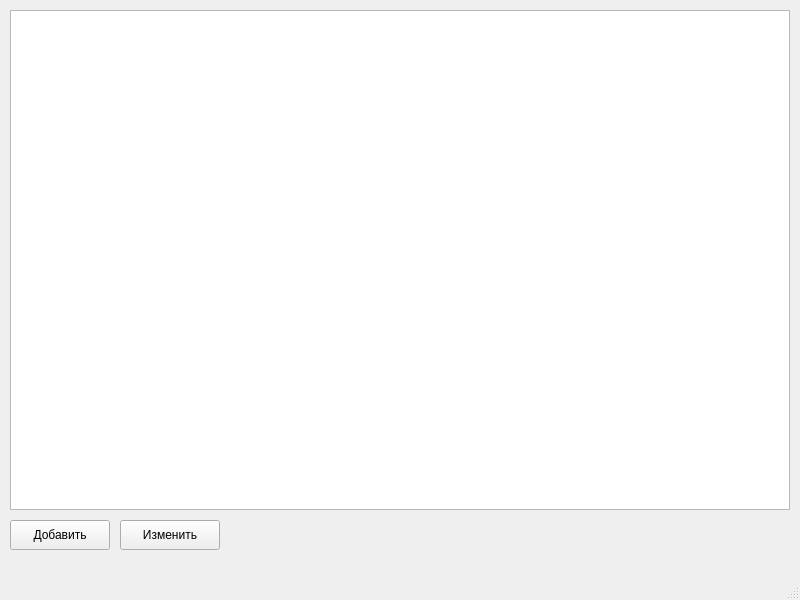
<?xml version="1.0" encoding="UTF-8"?>
<ui version="4.0">
 <class>MainWindow</class>
 <widget class="QMainWindow" name="MainWindow">
  <property name="geometry">
   <rect>
    <x>0</x>
    <y>0</y>
    <width>800</width>
    <height>600</height>
   </rect>
  </property>
  <property name="windowTitle">
   <string>Coffee Information</string>
  </property>
  <widget class="QWidget" name="centralwidget">
   <widget class="QTableWidget" name="tableWidget">
    <property name="geometry">
     <rect>
      <x>10</x>
      <y>10</y>
      <width>780</width>
      <height>500</height>
     </rect>
    </property>
   </widget>
   <widget class="QPushButton" name="addButton">
    <property name="geometry">
     <rect>
      <x>10</x>
      <y>520</y>
      <width>100</width>
      <height>30</height>
     </rect>
    </property>
    <property name="text">
     <string>Добавить</string>
    </property>
   </widget>
   <widget class="QPushButton" name="editButton">
    <property name="geometry">
     <rect>
      <x>120</x>
      <y>520</y>
      <width>100</width>
      <height>30</height>
     </rect>
    </property>
    <property name="text">
     <string>Изменить</string>
    </property>
   </widget>
  </widget>
  <widget class="QMenuBar" name="menubar">
   <property name="geometry">
    <rect>
     <x>0</x>
     <y>0</y>
     <width>800</width>
     <height>21</height>
    </rect>
   </property>
  </widget>
  <widget class="QStatusBar" name="statusbar"/>
 </widget>
 <resources/>
 <connections/>
</ui>
